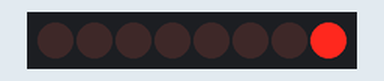
This sketch was run on a simulated Arduino Uno, built with avr-gcc and run on an emulated ATmega328P. Parts: 8 shift-register outputs drawn as a row of LEDs (first output left, lit = HIGH). Wiring (inferred from the names in the program): shift register (74HC595): data pin 4; shift clock pin 6; latch pin 5. Wiring (inferred from the signals the program sends): row of LEDs: on Q0, Q1, Q2, Q3, Q4, Q5, Q6, Q7.

Above: at 0.05 s.
At 0.45 s:
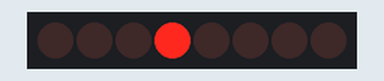
At 0.75 s:
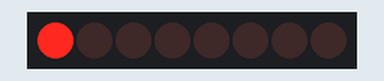
At 1.55 s:
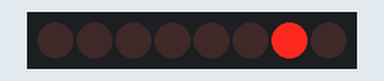
At 2.35 s:
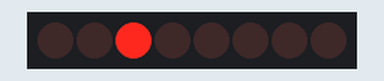
At 3.15 s:
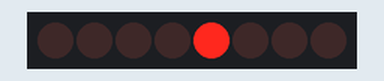
Timing chart, 0 to 3.5 s (numbered marks = the images above):
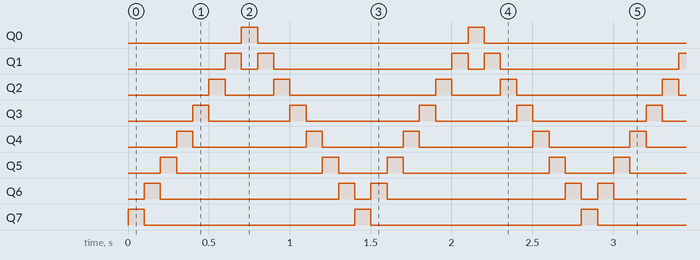

Measured:
- by itself, Q0, Q7: alternates HIGH for 0.10 s and LOW for 1.3 s
- by itself, Q1: repeats every 1.4 s: LOW 0.10 s, HIGH 0.10 s, LOW 1.1 s, HIGH 0.10 s
- by itself, Q2: repeats every 1.4 s: LOW 0.30 s, HIGH 0.10 s, LOW 0.90 s, HIGH 0.10 s
- by itself, Q3: repeats every 1.4 s: LOW 0.50 s, HIGH 0.10 s, LOW 0.70 s, HIGH 0.10 s
- by itself, Q4: repeats every 1.4 s: LOW 0.70 s, HIGH 0.10 s, LOW 0.50 s, HIGH 0.10 s
- by itself, Q5: repeats every 1.4 s: LOW 0.90 s, HIGH 0.10 s, LOW 0.30 s, HIGH 0.10 s
- by itself, Q6: repeats every 1.4 s: LOW 1.1 s, HIGH 0.10 s, LOW 0.10 s, HIGH 0.10 s

The sketch:

Sine2Square.ino
```cpp
#define NUM_LEDS     8

int delayTime = 100;                                    // duration to pause
int latchPin = 5;                                       // setting the latch LOW will send the 8 bits in storage to the output pins
int clockPin = 6;                                       // the pin connected to the clock pin, SRCLK (pin 11 of the shift register)
int dataPin = 4;                                        // the pin connected to the serial data pin, SER (pin 14 of the shift register)

void setup()
{
  pinMode(latchPin, OUTPUT);
  pinMode(dataPin, OUTPUT);
  pinMode(clockPin, OUTPUT);
}

/******** function which sends the stored byte to the output pins by setting the latch pin LOW************/
void updateShiftRegister(byte storageByte)
{
  // set the latch pin LOW
  digitalWrite(latchPin, LOW);

  shiftOut(dataPin, clockPin, LSBFIRST, storageByte);    // send the storage byte to the shift register with the LSB first

  digitalWrite(latchPin, HIGH);                          // set the latch pin HIGH again
}

/******* The code in here will run continuously until we turn off the Arduino Dock*******/
void loop()
{
  byte storageByte = 0x01;                              // initialize to 00000001, representing the first LED on

  for (int i = 0; i < NUM_LEDS-1; i++)
  {
    updateShiftRegister(storageByte);                   // send the 8 bits to the shift register and set latch LOW

    storageByte = storageByte << 1;                     // bitwise shift to the left by 1 bit

    delay(delayTime);
  }

  for (int i = 0; i < NUM_LEDS-1; i++)
  {
    updateShiftRegister(storageByte);

    storageByte = storageByte >> 1;

    delay(delayTime);
  }
}
```
